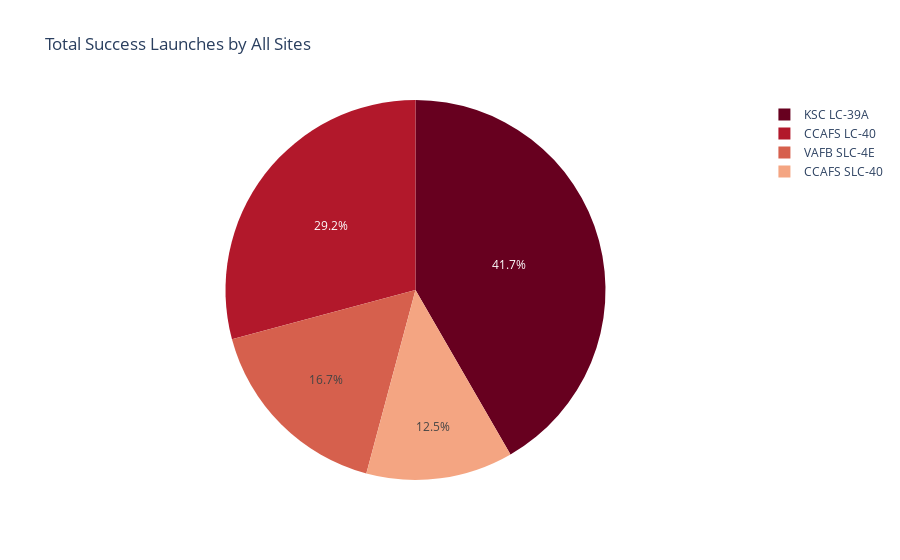

Notebook code cell kept with this figure:
### Code cell
fig = px.pie(all_sites, 
             values='count', 
             names='Launch Site', 
             title='Total Success Launches by All Sites',
             color_discrete_sequence=px.colors.sequential.RdBu)
fig.show()

### Figure 1 — Plotly figure (JSON) as saved in the notebook; plotly's stock layout.template omitted (floating-point values rounded to 4 significant figures)
{"data": [{"domain": {"x": [0, 1], "y": [0, 1]}, "hovertemplate": "Launch Site=%{label}<br>count=%{value}<extra></extra>", "labels": ["CCAFS LC-40", "CCAFS LC-40", "CCAFS LC-40", "CCAFS LC-40", "CCAFS LC-40", "CCAFS LC-40", "CCAFS LC-40", "VAFB SLC-4E", "VAFB SLC-4E", "VAFB SLC-4E", "VAFB SLC-4E", "KSC LC-39A", "KSC LC-39A", "KSC LC-39A", "KSC LC-39A", "KSC LC-39A", "KSC LC-39A", "KSC LC-39A", "KSC LC-39A", "KSC LC-39A", "KSC LC-39A", "CCAFS SLC-40", "CCAFS SLC-40", "CCAFS SLC-40"], "legendgroup": "", "name": "", "showlegend": true, "type": "pie", "values": [1, 1, 1, 1, 1, 1, 1, 1, 1, 1, 1, 1, 1, 1, 1, 1, 1, 1, 1, 1, 1, 1, 1, 1]}], "layout": {"autosize": true, "legend": {"tracegroupgap": 0}, "piecolorway": ["rgb(103,0,31)", "rgb(178,24,43)", "rgb(214,96,77)", "rgb(244,165,130)", "rgb(253,219,199)", "rgb(247,247,247)", "rgb(209,229,240)", "rgb(146,197,222)", "rgb(67,147,195)", "rgb(33,102,172)", "rgb(5,48,97)"], "title": {"text": "Total Success Launches by All Sites"}}}
